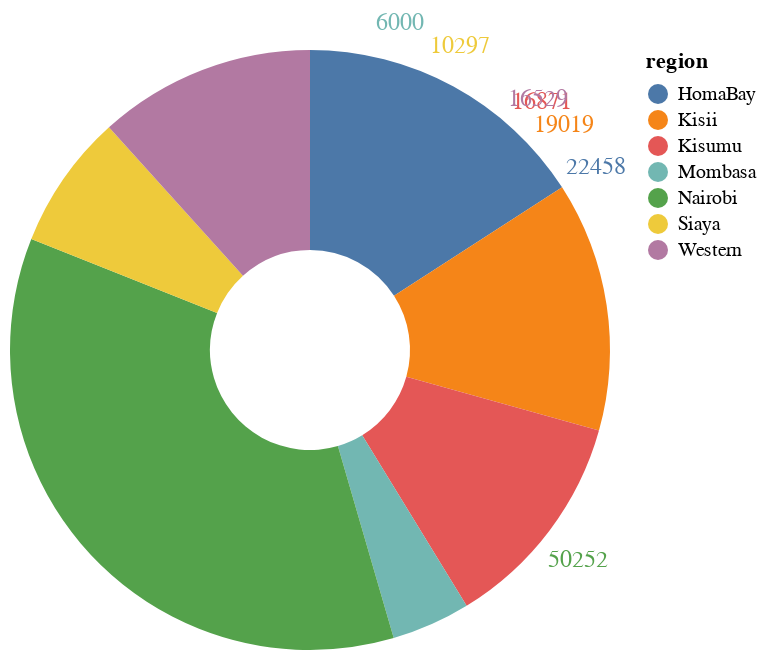

Source (notebook cell):
### Code cell
base = alt.Chart(data).mark_arc(innerRadius=50).encode(
    theta=alt.Theta(field="2023Q4", type="quantitative"),
    color=alt.Color(field="region", type="nominal"),
)

pie = base.mark_arc(outerRadius=150)
text = base.mark_text(radius=170, size=12).encode(
    text="2023Q4:N"
)

base + text

### Figure 1 — Vega-Lite specification as saved in the notebook (floating-point values rounded to 4 significant figures)
{"config": {"view": {"continuousWidth": 300, "continuousHeight": 300}}, "layer": [{"mark": {"type": "arc", "innerRadius": 50}, "encoding": {"color": {"field": "region", "type": "nominal"}, "theta": {"field": "2023Q4", "type": "quantitative"}}}, {"mark": {"type": "text", "radius": 170, "size": 12}, "encoding": {"color": {"field": "region", "type": "nominal"}, "text": {"field": "2023Q4", "type": "nominal"}, "theta": {"field": "2023Q4", "type": "quantitative"}}}], "data": {"name": "data-c3e4917583f9c1cc3f400486cb78b524"}, "$schema": "https://vega.github.io/schema/vega-lite/v5.14.1.json", "datasets": {"data-c3e4917583f9c1cc3f400486cb78b524": [{"region": "HomaBay", "2023Q4": 22458}, {"region": "Kisii", "2023Q4": 19019}, {"region": "Kisumu", "2023Q4": 16871}, {"region": "Mombasa", "2023Q4": 6000}, {"region": "Nairobi", "2023Q4": 50252}, {"region": "Siaya", "2023Q4": 10297}, {"region": "Western", "2023Q4": 16529}]}}
